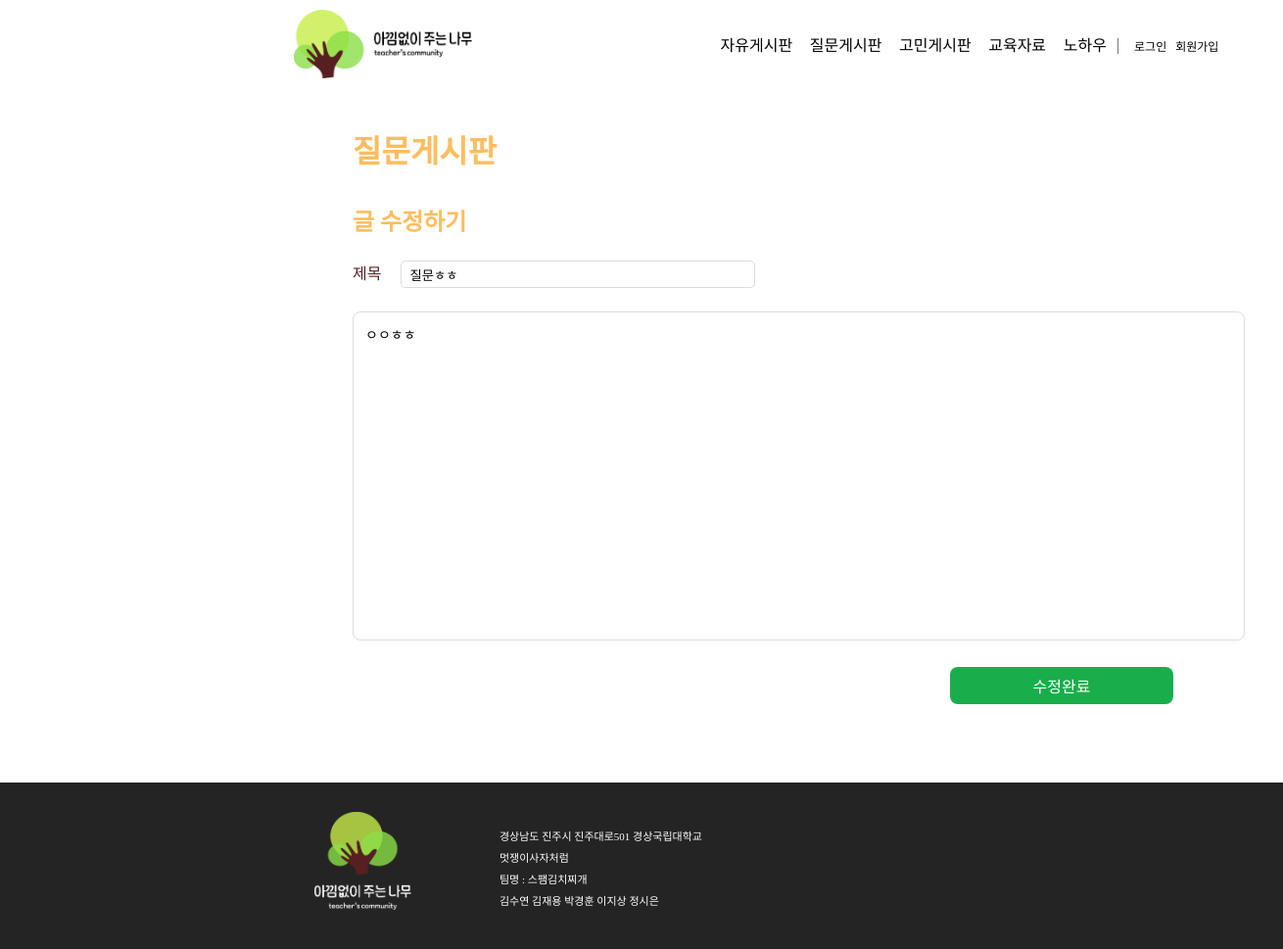
The app's page /update_post/2, older data.
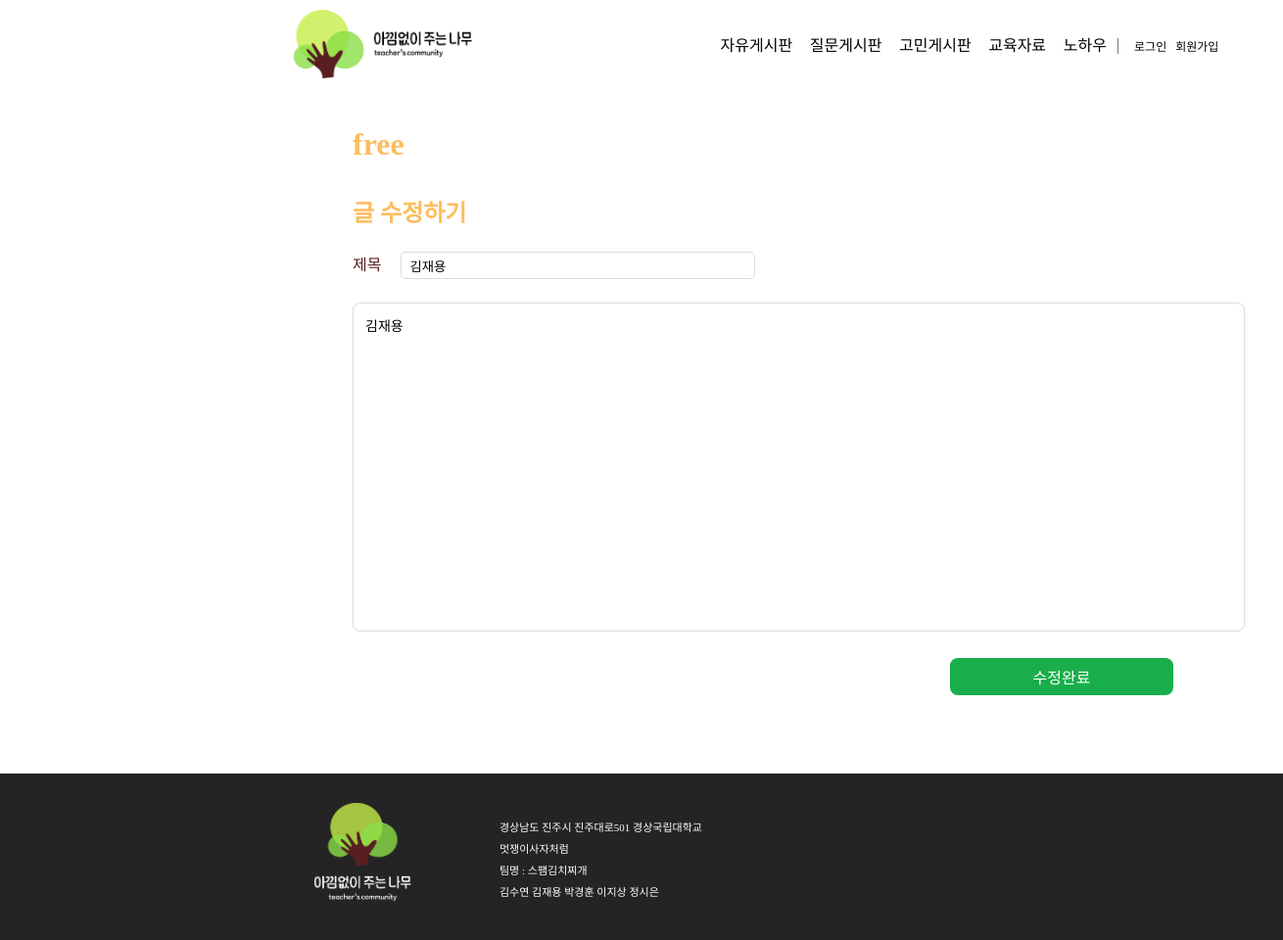
The same page, newer data.
### teacher_community/models.py (models this page shows, shortened)
class Post(models.Model):
    author = models.ForeignKey(
        Teacher, related_name="post_author", on_delete=models.CASCADE
    )
    title = models.CharField(max_length=255)
    content = models.TextField()
    created_at = models.DateTimeField(auto_now_add=True)
    updated_at = models.DateTimeField(auto_now=True)
    views = models.PositiveIntegerField(default=0)  # 조회수 필드 추가
    likes_user = models.ManyToManyField(
        settings.AUTH_USER_MODEL, related_name="likes_user", blank=True
    )
    category = models.CharField(max_length=10)
    file = models.FileField(upload_to="post_files/", blank=True, null=True)  # 파일 첨부 필드
    class Meta:
        ordering = ["-created_at"]  # 최신 글이 먼저 오도록 정렬

### teacher_community/views.py (the view)
# urls.py: path("update_post/<int:post_id>", views.update_post, name="update_post"),
def update_post(request, post_id):
    post = get_object_or_404(Post, id=post_id)
    if request.method == "POST":
        post.title = request.POST['title']
        post.content = request.POST['content']
        post.updated_at = timezone.datetime.now()
        post.save()
        return redirect('/detail/' + str(post.id))
    else:
        return render(request, "update_post.html", {"post_detail": post})

### templates/update_post.html (shortened to what this page needs)
{% extends 'nav_footer.html' %}
{% load static %}
{% block content %}
<!DOCTYPE html>
<html lang="ko">
<head>
    <link rel="stylesheet" href="{% static 'css/writepage.css' %}">
</head>
<body>
    <div class="write_wrapper">
        <div class="Title">
            <h2>{{post_detail.category}}</h2>
        </div>
        <div class="Write">
            <h4>글 수정하기</h4>
        </div>
        <form action="{% url 'update_post' post_detail.id %}" method="post">
            <div class="title2">
                <dt>
                    <p class="title3">제목</p>
                    <dd><input class="titlebox" type="text" placeholder="제목입력" name="title" value="{{post_detail.title}}"></dd>
                </dt>
            </div>
            <div class="WriteForm">
                <textarea class="writeform" placeholder="글을 작성해주세요" cols="110" rows="20" name="content">{{post_detail.content}}</textarea>
            </div>
            <button><p>수정완료</p></button>
        </form>
    </div>
</body>
</html>
{% endblock %}

Row changes from the older to the newer data that the page shows:
changed Post: category "질문게시판" → "free"; title "질문ㅎㅎ" → "김재용"; content "ㅇㅇㅎㅎ" → "김재용"
